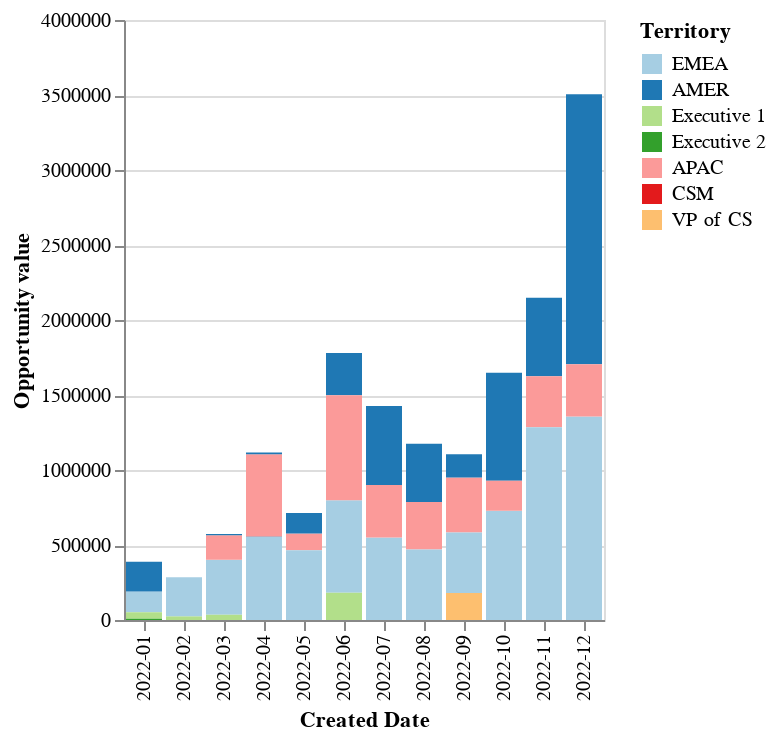

Source (notebook cell):
### Code cell
DeepnoteChart(df, """{"layer":[{"layer":[{"mark":{"clip":true,"type":"bar","tooltip":true},"encoding":{"x":{"axis":{"title":"Created Date"},"sort":"ascending","type":"nominal","field":"month","scale":{"type":"linear"},"stack":"zero"},"y":{"axis":{"title":"Opportunity value","format":".0f"},"sort":null,"type":"quantitative","field":"opportunity_value","scale":{"type":"linear"},"stack":"zero","format":{"type":"number","decimals":0},"aggregate":"sum","formatType":"numberFormatFromNumberType"},"color":{"sort":null,"type":"nominal","field":"Territory","scale":{"scheme":"paired"}}}}]}],"title":"","config":{"legend":{}},"$schema":"https://vega.github.io/schema/vega-lite/v5.json","encoding":{}}""")

### Figure 1 — Vega-Lite specification as saved in the notebook (floating-point values rounded to 4 significant figures; data arrays with more than 128 entries replaced by an {"elided": "..."} marker saying what was removed)
{"layer": [{"layer": [{"mark": {"clip": true, "type": "bar", "tooltip": true}, "encoding": {"x": {"axis": {"title": "Created Date"}, "sort": "ascending", "type": "nominal", "field": "month", "scale": {"type": "linear"}, "stack": "zero"}, "y": {"axis": {"title": "Opportunity value", "format": ".0f"}, "sort": null, "type": "quantitative", "field": "opportunity_value", "scale": {"type": "linear"}, "stack": "zero", "format": {"type": "number", "decimals": 0}, "aggregate": "sum", "formatType": "numberFormatFromNumberType"}, "color": {"sort": null, "type": "nominal", "field": "Territory", "scale": {"scheme": "paired"}}}}]}], "title": "", "config": {"legend": {}}, "$schema": "https://vega.github.io/schema/vega-lite/v5.json", "encoding": {}, "data": {"values": {"elided": "459 records"}}}
